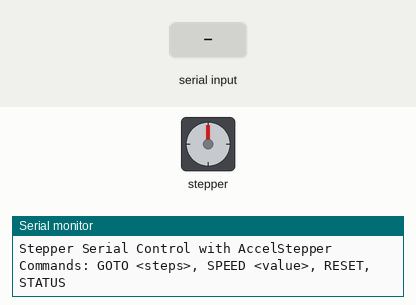
Bench run of a sketch on a simulated Arduino Zero (SAMD21). On the bench: stepper motor, the last lines printed to the serial monitor. The inputs (shaded band) are chosen by the test bench. Stepper angles assume 2048 steps per turn.

Above: at 1.2 s.
1.3 s: "GOTO,45\n" received over Serial
At 1.87 s:
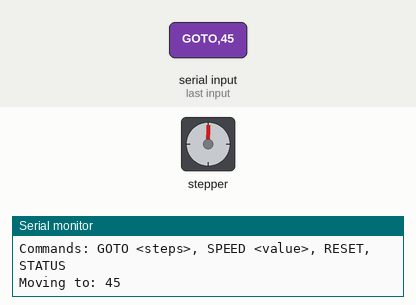
5.8 s: "RESET\n" received over Serial
At 6.34 s:
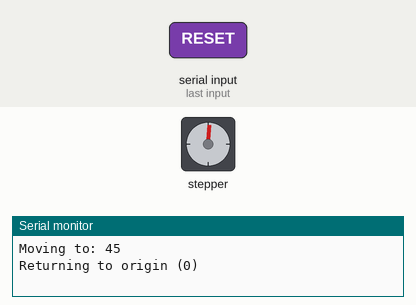
Timing chart, 0 to 8.8 s (numbered marks = the images above; inputs shaded):
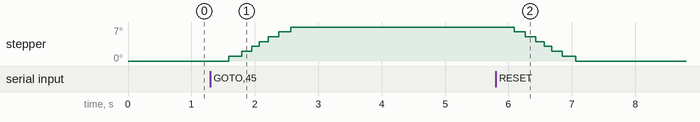

The sketch:

Arancino_Stepper_Serial_Control.ino
```cpp
#include <AccelStepper.h>

#define Serial SerialUSB

// Define motor interface type
// 4 means 4-wire full-step interface (for ULN2003 + 28BYJ-48)
#define FULLSTEP 4

// Define GPIO Arancino pins connected to ULN2003 input

const int IN1 = 6;
const int IN2 = 7;
const int IN3 = 3;
const int IN4 = 38;

// Create AccelStepper object
// Pins entered in sequence IN1-IN3-IN2-IN4 for proper step sequence
AccelStepper stepper(FULLSTEP, IN1, IN3, IN2, IN4);

// Default settings
long targetPosition = 0;
int currentSpeed = 100;
int maxSpeed = 800;
int acceleration = 50;

void setup() {
  Serial.begin(9600);
  Serial.println("Stepper Serial Control with AccelStepper");
  Serial.println("Commands: GOTO <steps>, SPEED <value>, RESET, STATUS");

  // Configure the motor driver
  stepper.setMaxSpeed(maxSpeed);        // set maximum allowed speed
  stepper.setAcceleration(acceleration);// set acceleration
  stepper.setSpeed(currentSpeed);       // set initial speed (for continuous mode if needed)
}

void loop() {
  // Run motor to current target position (non-blocking)
  stepper.run();

  // Check for serial input
  if (Serial.available()) {
    String input = Serial.readStringUntil('\n'); // Read user input line
    input.trim();                                // Remove spaces and newlines

    // Command: GOTO <position>
    if (input.startsWith("GOTO")) {
      long pos = input.substring(5).toInt(); // extract position
      stepper.moveTo(pos);                   // set new absolute target
      Serial.print("Moving to: ");
      Serial.println(pos);
    }

    // Command: SPEED <value>
    else if (input.startsWith("SPEED")) {
      int newSpeed = input.substring(6).toInt();
      if (newSpeed > 0 && newSpeed <= maxSpeed) {
        currentSpeed = newSpeed;
        stepper.setMaxSpeed(currentSpeed);
        Serial.print("Speed set to: ");
        Serial.println(currentSpeed);
      } else {
        Serial.println("Invalid speed value (1 - 800 steps/s)");
      }
    }

    // Command: RESET (go back to position 0)
    else if (input == "RESET") {
      stepper.moveTo(0);
      Serial.println("Returning to origin (0)");
    }

    // Command: STATUS (print current state)
    else if (input == "STATUS") {
      Serial.print("Current Position: ");
      Serial.println(stepper.currentPosition());
      Serial.print("Target Position: ");
      Serial.println(stepper.targetPosition());
      Serial.print("Speed: ");
      Serial.println(currentSpeed);
    }

    // Unknown command
    else {
      Serial.println("Unknown command. Try: GOTO <steps>, SPEED <value>, RESET, STATUS");
    }
  }
}
```
